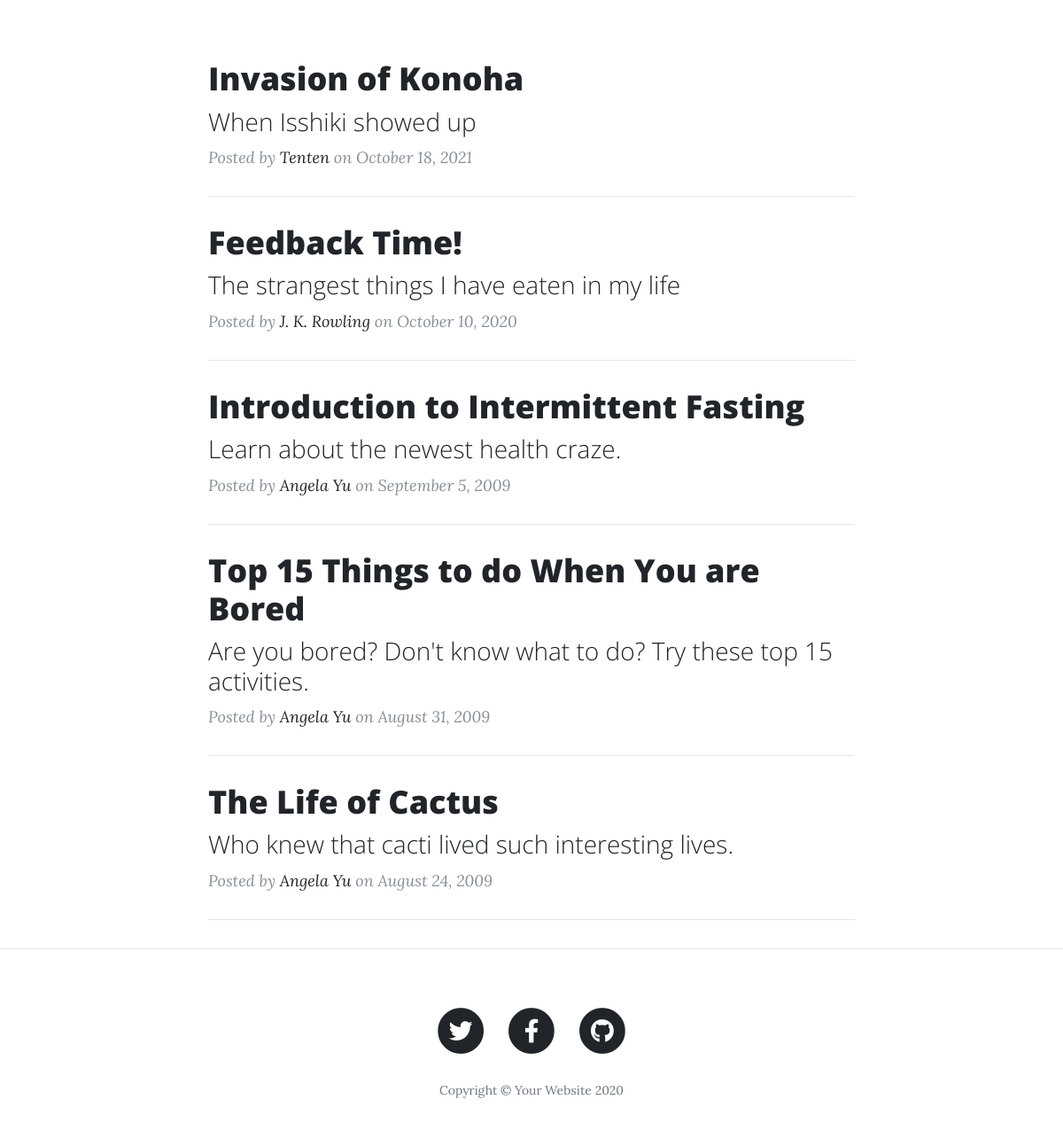
The app's page / (lower part), older data.
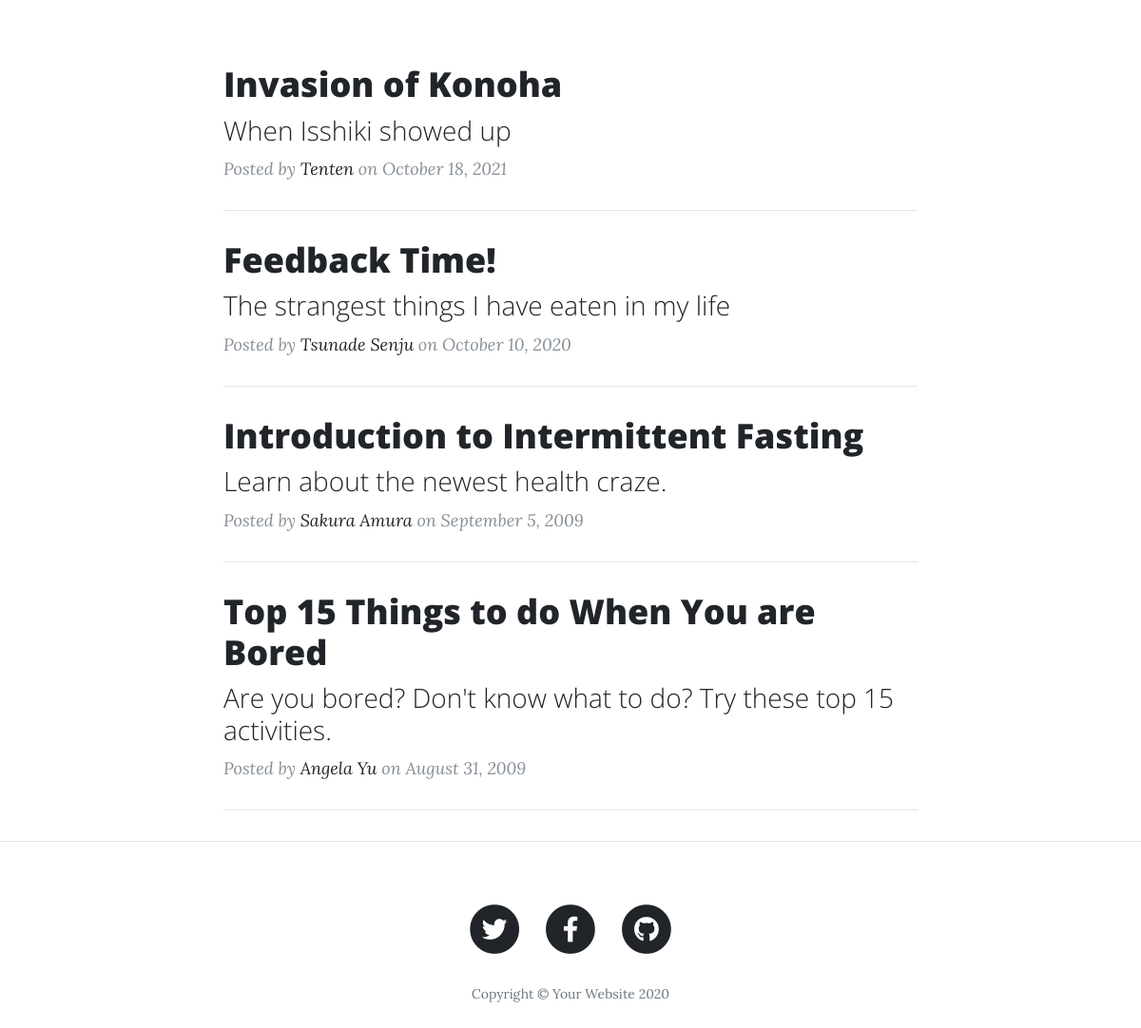
The same page, newer data.
### main.py (models this page shows)
class BlogPost(db.Model):
    id = db.Column(db.Integer, primary_key=True)
    title = db.Column(db.String(250), unique=True, nullable=False)
    subtitle = db.Column(db.String(250), nullable=False)
    date = db.Column(db.String(250), nullable=False)
    body = db.Column(db.Text, nullable=False)
    author = db.Column(db.String(250), nullable=False)
    img_url = db.Column(db.String(250), nullable=False)

### main.py (the view)
@app.route('/')
def get_all_posts():
    logged_in = login_user(current_user)
    posts = BlogPost.query.order_by(BlogPost.id.desc())
    return render_template("index.html", all_posts=posts, logged_in=logged_in)

### templates/index.html (shortened to what this page needs)
{% include "header.html" %}
  <div class="container">
    <div class="row">
      <div class="col-lg-8 col-md-10 mx-auto">
        {% for post in all_posts %}
        <div class="post-preview">
          <a href="{{ url_for('show_post', index=post.id) }}">
            <h2 class="post-title">
              {{post.title}}
            </h2>
            <h3 class="post-subtitle">
              {{post.subtitle}}
            </h3>
          </a>
          <p class="post-meta">Posted by
            <a href="#">{{post.author}}</a>
            on {{post.date}}</p>
        </div>
        <hr>
        {% endfor %}
      </div>
    </div>
  </div>
  <hr>
{% include "footer.html" %}

### templates/header.html (shortened to what this page needs)
<!DOCTYPE html>
<html lang="en">
<head>
  <link href="{{ url_for('static', filename='vendor/bootstrap/css/bootstrap.min.css') }}" rel="stylesheet">
  <link href="{{ url_for('static', filename='vendor/fontawesome-free/css/all.min.css')}}" rel="stylesheet" type="text/css">
  <link href="{{ url_for('static', filename='css/clean-blog.css')}}" rel="stylesheet">
  <link rel='stylesheet' href='https://cdnjs.cloudflare.com/ajax/libs/font-awesome/5.9.0/css/all.min.css'/>
</head>
<body>

### templates/footer.html (shortened to what this page needs)
  <footer>
    <div class="container">
      <div class="row">
        <div class="col-lg-8 col-md-10 mx-auto">
          <ul class="list-inline text-center">
            <li class="list-inline-item">
              <a href="#">
                <span class="fa-stack fa-lg">
                  <i class="fas fa-circle fa-stack-2x"></i>
                  <i class="fab fa-twitter fa-stack-1x fa-inverse"></i>
                </span>
              </a>
            </li>
            <li class="list-inline-item">
              <a href="#">
                <span class="fa-stack fa-lg">
                  <i class="fas fa-circle fa-stack-2x"></i>
                  <i class="fab fa-facebook-f fa-stack-1x fa-inverse"></i>
                </span>
              </a>
            </li>
            <li class="list-inline-item">
              <a href="#">
                <span class="fa-stack fa-lg">
                  <i class="fas fa-circle fa-stack-2x"></i>
                  <i class="fab fa-github fa-stack-1x fa-inverse"></i>
                </span>
              </a>
            </li>
          </ul>
          <p class="copyright text-muted">Copyright &copy; Your Website 2020</p>
        </div>
      </div>
    </div>
  </footer>
</body>
</html>

### static/css/clean-blog.css (style rules this page uses)
body { font-size: 20px; color: #212529; font-family: 'Lora', 'Times New Roman', serif; }
p { line-height: 1.5; margin: 30px 0; }
p a { text-decoration: underline; }
h1, h2, h3, h4, h5, h6 { font-weight: 800; font-family: 'Open Sans', 'Helvetica Neue', Helvetica, Arial, sans-serif; }
a { color: #212529; transition: all 0.2s; }
.post-preview > a { color: #212529; }
.post-preview > a > .post-title { font-size: 30px; margin-top: 30px; margin-bottom: 10px; }
.post-preview > a > .post-subtitle { font-weight: 300; margin: 0 0 10px; }
.post-preview > .post-meta { font-size: 18px; font-style: italic; margin-top: 0; color: #868e96; }
.post-preview > .post-meta > a { text-decoration: none; color: #212529; }
@media only screen and (min-width: 768px) { .post-preview > a > .post-title { font-size: 36px; } }
footer { padding: 50px 0 65px; }
footer .list-inline { margin: 0; padding: 0; }
footer .copyright { font-size: 14px; margin-bottom: 0; text-align: center; }

Row changes from the older to the newer data that the page shows:
removed BlogPost: title "The Life of Cactus", subtitle "Who knew that cacti lived such interesting lives.", author "Angela Yu", date "August 24, 2009"
changed BlogPost "Feedback Time!": author "J. K. Rowling" → "Tsunade Senju"
changed BlogPost "Introduction to Intermittent Fasting": author "Angela Yu" → "Sakura Amura"
